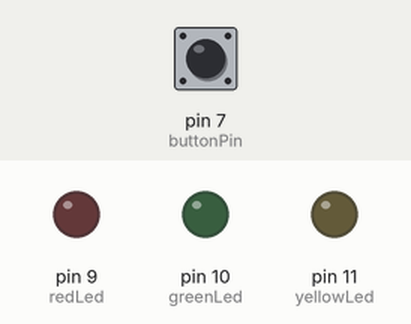
Simulated run of this sketch. Board: Arduino Uno, built with avr-gcc and run on an emulated ATmega328P. Shown: output pins drawn as LEDs (lit = HIGH). Inputs (shaded band) come from the test bench; at power-on: pin 7 (buttonPin) HIGH.

Above: at 1.2 s.
1.3 s: pin 7 (buttonPin) pulled LOW for 0.15 s
At 2.0 s:
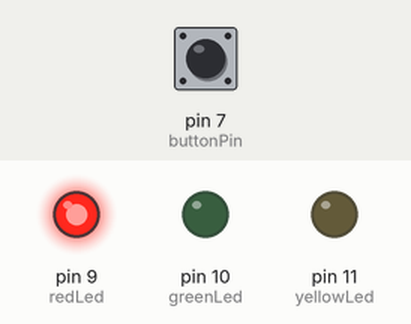
2.9 s: pin 7 (buttonPin) pulled LOW for 1 s
At 3.2 s:
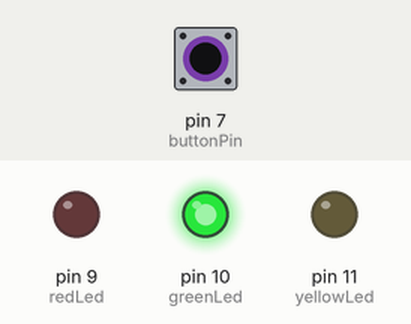
5.4 s: pin 7 (buttonPin) pulled LOW for 0.15 s
At 6.3 s:
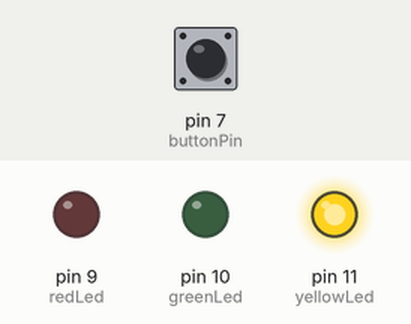
7.0 s: pin 7 (buttonPin) pulled LOW for 3.2 s
At 7.5 s:
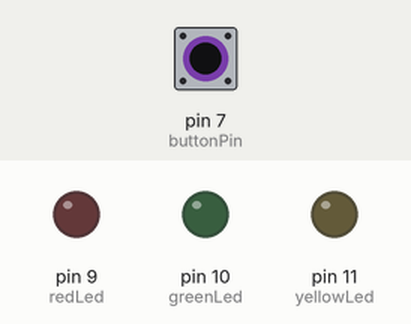
Timing chart, 0 to 10.0 s (numbered marks = the images above; inputs shaded):
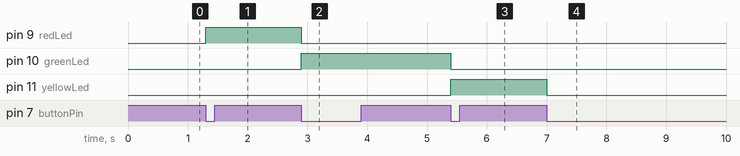

Measured:
- after the input at 1.3 s, pin 9 (redLed): LOW → HIGH at once
- after the input at 2.9 s, pin 9 (redLed): HIGH → LOW at once; pin 10 (greenLed): LOW → HIGH at once
- after the input at 5.4 s, pin 10 (greenLed): HIGH → LOW at once; pin 11 (yellowLed): LOW → HIGH at once
- after the input at 7.0 s, pin 11 (yellowLed): HIGH → LOW at once

The sketch:

multiple_leds_button.ino
```cpp
// int buttonPin = 7;
// int ledPin = 9;
// int buttonState = 0;
// int lastButtonState = HIGH;
// bool ledState = false;

// void setup() {
//   pinMode(buttonPin, INPUT_PULLUP);
//   pinMode(ledPin, OUTPUT);
// }

// void loop() {
//   buttonState = digitalRead(buttonPin);

//   if (buttonState == LOW && lastButtonState == HIGH) {  // Detect new press
//     ledState = !ledState;  // Toggle LED state
//     digitalWrite(ledPin, ledState ? HIGH : LOW);
//     delay(200);  // Debounce delay
//   }

//   lastButtonState = buttonState;  // Store last state
// }

int buttonPin = 7;
int redLed = 9;
int greenLed = 10;
int yellowLed = 11;
int buttonState = 0;
int lastButtonState = HIGH;
int ledMode = 0;

void setup() {
  pinMode(buttonPin, INPUT_PULLUP);
  pinMode(redLed, OUTPUT);
  pinMode(greenLed, OUTPUT);
  pinMode(yellowLed, OUTPUT);
}

void loop() {
  buttonState = digitalRead(buttonPin);

  if (buttonState == LOW && lastButtonState == HIGH) {
    ledMode++;  // Move to next mode
    if (ledMode > 3) ledMode = 0;  // Reset after 3rd press

    // Update LED states
    if (ledMode == 0) {
      digitalWrite(redLed, LOW);
      digitalWrite(greenLed, LOW);
      digitalWrite(yellowLed, LOW);
    } else if (ledMode == 1) {
      digitalWrite(redLed, HIGH);
      digitalWrite(greenLed, LOW);
      digitalWrite(yellowLed, LOW);
    } else if (ledMode == 2) {
      digitalWrite(redLed, LOW);
      digitalWrite(greenLed, HIGH);
      digitalWrite(yellowLed, LOW);
    } else if (ledMode == 3) {
      digitalWrite(redLed, LOW);
      digitalWrite(greenLed, LOW);
      digitalWrite(yellowLed, HIGH);
    }
    delay(200);  // Debounce delay
  }

  lastButtonState = buttonState;
}
```
